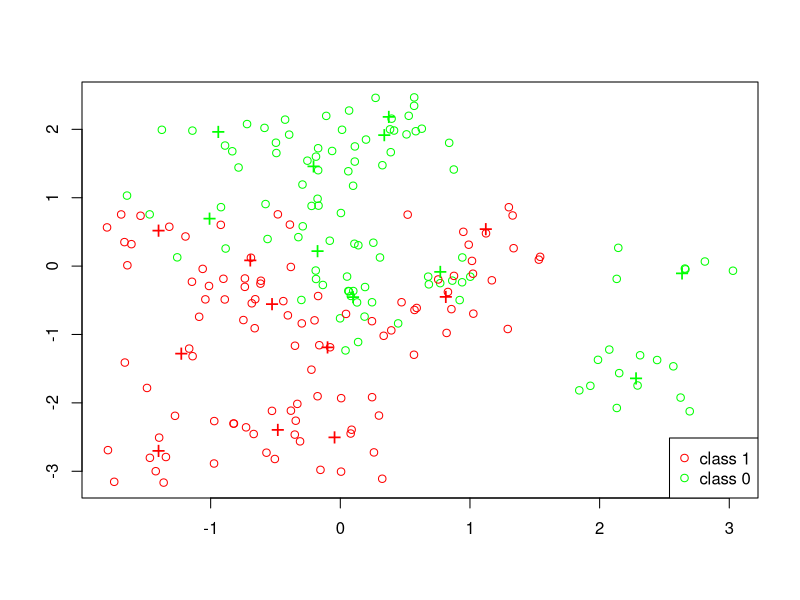
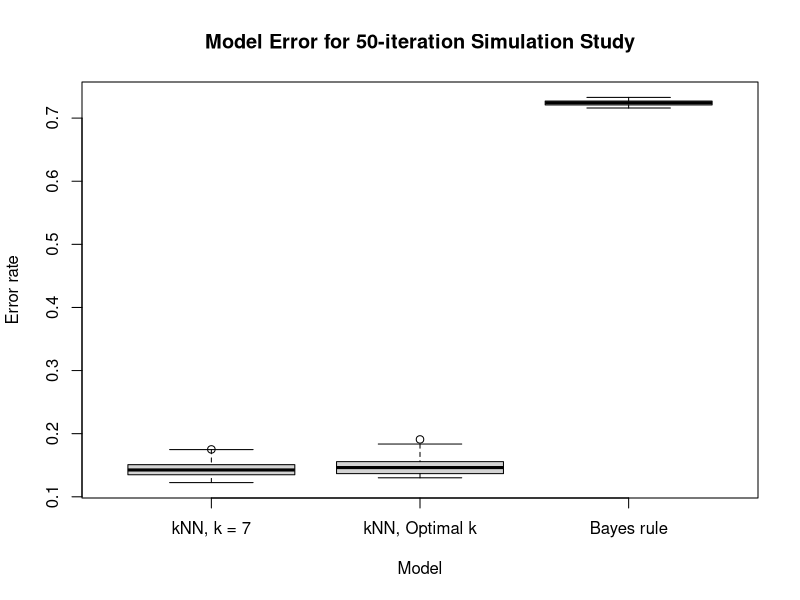

Write the R code that produced these figures, in order.
## ---- chunk 1
# Set Seed
set.seed(235)

# import necessary libraries
library(class)

csize = 10
p = 2        
s_centers = 1
#s_x = 1
s_x = sqrt(1/10); 

m1 = matrix(rnorm(csize*p), csize, p)*s_centers + cbind( rep(0.5,csize), rep(0.5,csize) )
m0 = matrix(rnorm(csize*p), csize, p)*s_centers + cbind( rep(-0.5,csize), rep(-0.5,csize) )
## ---- chunk 2
# Training sample of size 200
n = 100
id1 = sample(1:csize, n, replace=TRUE)
id0 = sample(1:csize, n, replace=TRUE)  
traindata = matrix(rnorm(2*n*p), 2*n, p)*s_x + rbind(m1[id1,], m0[id0,])
dim(traindata)
Ytrain = rep(c(1, 0), each = n)

# Test sample of size 10,000

N = 5000
# Allocate the n samples for class 1  to the 10 clusters
id1 = sample(1:csize, N, replace=TRUE)
# Allocate the n samples for class 1 to the 10 clusters
id0 = sample(1:csize, N, replace=TRUE)  
testdata = matrix(rnorm(2*N*p), 2*N, p)*s_x + rbind(m1[id1,], m0[id0,])
dim(testdata)
Ytest = rep(c(1, 0), each = N)
## ---- chunk 3
plot(traindata[,1], traindata[,2], type="n", xlab="", ylab="")
points(traindata[1:n,1], traindata[1:n,2], col="green")
points(traindata[(n+1):(2*n),1], traindata[(n+1):(2*n),2], col="red")
points(m1[1:csize,1], m1[1:csize,2], pch="+", cex=1.5, col="green")
points(m0[1:csize,1], m0[1:csize,2], pch="+", cex=1.5, col="red");   
legend("bottomright", pch = c(1,1), col = c("red", "green"), legend = c("class 1", "class 0"))
## ---- chunk 4
# Euclidean helper function
euclidean_distance = function(point1, point2) {
  if (length(point1) == length(point2)) {
    return(sqrt(sum((point1 - point2)^2)))
  } else {
    stop('Vectors must be of the same length')
  }
}



knn_from_scratch = function(train, test, truth, k) {
  
  expanded_test_data = matrix(rep(test,each = nrow(train)), ncol=2)
  expanded_train_data = matrix(rep(t(train), times = nrow(test)), ncol=2, byrow = TRUE)
  # Repeat test rows to subtract from corresponding training rows
  
  train_less_test = expanded_train_data - expanded_test_data
  train_less_test_sum_squares = rowSums(train_less_test^2)
  neighbor_distances = matrix(sqrt(train_less_test_sum_squares),nrow=nrow(test), byrow=TRUE)
  # Take the sum of squares of the difference between test points from training points
  # Uses vector functionality to calculate each point's distance to neighbors
  
  nearest_neighbor_address = function(j) {
    return(head(order(j),k))
  }
  # Function to get k nearest neighbors (temp variable j for k)
  
  neighborhood_votes = apply(neighbor_distances, 1, nearest_neighbor_address)
  # Return address of each row's nearest neighbor
  
  neighborhood_votes_v = matrix(truth[neighborhood_votes], nrow=nrow(test), byrow=TRUE)
  # Collect votes from nearest neighbor
  
  determine_winner = function(point){
    if (sum(point) > k/2) {
      return(1)
    } else if (sum(point) < k/2) {
      return(0)
    } else {
      return(sample(0:1, 1))
    }
  }
  # Determine winner given votes of k nearest neighbors. Ties are broken randomly.
  
  predictions = apply(neighborhood_votes_v, 1, determine_winner)
  return(predictions)
}
## ---- chunk 5
# k = 1
print("k = 1")
baseline_test.pred = knn(traindata, testdata, Ytrain, k=1)
table(Ytest, baseline_test.pred)
implementation_test.pred = knn_from_scratch(traindata, testdata, Ytrain, k=1)
table(Ytest, implementation_test.pred)

# k = 3
print("k = 3")
baseline_test.pred = knn(traindata, testdata, Ytrain, k=3)
table(Ytest, baseline_test.pred)
implementation_test.pred = knn_from_scratch(traindata, testdata, Ytrain, k=3)
table(Ytest, implementation_test.pred)

# k = 5
print("k = 5")
baseline_test.pred = knn(traindata, testdata, Ytrain, k=5)
table(Ytest, baseline_test.pred)
implementation_test.pred = knn_from_scratch(traindata, testdata, Ytrain, k=5)
table(Ytest, implementation_test.pred)
## ---- chunk 6
get_best_k = function(x, y) {
  
  # init variables for looping through k values
  max_k = 180
  fold_count = 10
  k_values = 1:max_k
  average_errors = rep(0, max_k)
  fold_size = floor(nrow(x) / fold_count)
  random_idx = sample(1:nrow(x))

  # loop through values of k, for each, calculate n-fold cv error
  for (k in k_values){
    # cumulative error for averaging out at the end
      error = 0
      
    for (fold in 1:fold_count){
      # calculate the index for train/validate for this fold 
      # do this by getting ordered idx (e.g. 1:10), then using that to get rand idx
      ordered_val_idx = ((fold - 1) * fold_size + 1) : (fold * fold_size)
      val_idx = random_idx[ordered_val_idx]
      
      # split data into train/val. Use negative index to exclude ones we don't want
      fold_train_x = x[-val_idx, ]
      fold_train_y = y[-val_idx]
      fold_val_x = x[val_idx, ]
      fold_val_y = y[val_idx]
      
      # Make prediction
      fold_predicted_y = knn(fold_train_x, fold_val_x, fold_train_y, k=k)
        
      # Sum the error
      error = error + sum(fold_predicted_y != fold_val_y)
    }
      
    # Add error to array to track
    average_errors[k] = error / fold_count
  }
  
  # uncomment to debug
  # plot(average_errors, xlab="k", ylab="Average error count", main="Error vs K")
  
  # Find lowest error (larger k breaks tie) which.max returns first, so reversing
  # array will get us last
  min_idx = length(average_errors) - which.min(rev(average_errors)) + 1
  min_error = average_errors[min_idx]
  best_k = k_values[min_idx]

return(best_k)
}
## ---- chunk 7
# now train model using our preferred k
best_k = get_best_k(traindata, Ytrain)
predicted = knn(traindata, testdata, Ytrain, k=best_k)
actual = Ytest
print(table(actual, predicted))
## ---- chunk 8
# now train model using our preferred k
bayes_rule = function(x, s, m1, m0) {
  # x = x values 
  # s = sigma used to generate x
  # m0 = means of class 0 (for each center)
  # m1 - means of class 1 (for each center)
  
  # from assignment 1 (campuswire #36)
  
  # initialize variables for loop
  center_count = nrow(m1)
  numerator = rep(0, nrow(x))
  denominator  = rep(0, nrow(x))
  
  # iterate through centers, and sum for each
  for(center in center_count){
    current_m1 = m1[center, ]
    current_m0 = m0[center, ]
    
    # get norm of each row
    m1_norm = apply(x - current_m1, 1, function(row) sqrt(sum(row^2)))
    m0_norm = apply(x - current_m0, 1, function(row) sqrt(sum(row^2)))
    
    # calculate numerator and denominator portions for each center
    numerator = numerator + exp(-m1_norm^2 / (2 * s^2))
    denominator = denominator + exp(-m0_norm^2 / (2 * s^2))
  }
  
  # return 1 if numerator is bigger else 0
  return(as.numeric(numerator >= denominator))
}
## ---- chunk 9
# get prediction, output to table 
predicted = bayes_rule(testdata, s_x, m1, m0)
actual = Ytest
print(table(actual, predicted))
## ---- chunk 10
# parameters for the simulation
n_sims = 50
n_train = 200
n_test = 10000

# initialize data collection 
errors = matrix(0, nrow=n_sims, ncol=3)
best_ks = rep(0, n_sims)

# iterate, run each simulation
for (sim in 1:n_sims) {
  
  #####  generate data #####
  n = n_train/2
  id1 = sample(1:csize, n, replace=TRUE)
  id0 = sample(1:csize, n, replace=TRUE)  
  train_x = matrix(rnorm(2*n*p), 2*n, p)*s_x + rbind(m1[id1,], m0[id0,])
  train_y = rep(c(1, 0), each = n)

  N = n_test/2
  # Allocate the n samples for class 1  to the 10 clusters
  id1 = sample(1:csize, N, replace=TRUE)
  # Allocate the n samples for class 1 to the 10 clusters
  id0 = sample(1:csize, N, replace=TRUE)  
  test_x = matrix(rnorm(2*N*p), 2*N, p)*s_x + rbind(m1[id1,], m0[id0,])
  test_y = rep(c(1, 0), each = N)
  
  #####  run the models #####
  # knn with K  7
  predicted_y_knn7 = knn(train_x, test_x, train_y, k=7)
  
  # knn with best k
  best_k = get_best_k(train_x, train_y)
  predicted_y_knn_best = knn(train_x, test_x, train_y, k=best_k)
 
  # bayes 
  predicted_y_bayes = bayes_rule(test_x, s_centers, m1, m0)
  
  #####  store output data #####
  errors[sim, 1] = sum(predicted_y_knn7 != test_y) / n_test
  errors[sim, 2] = sum(predicted_y_knn_best != test_y) / n_test
  errors[sim, 3] = sum(predicted_y_bayes != test_y) / n_test
  best_ks[sim] = best_k
}

boxplot(errors, 
        main = 'Model Error for 50-iteration Simulation Study',
        xlab = 'Model',
        ylab = 'Error rate',
        names = c('kNN, k = 7', 'kNN, Optimal k', 'Bayes rule')
        )
## ---- chunk 11
print(summary(best_ks))
